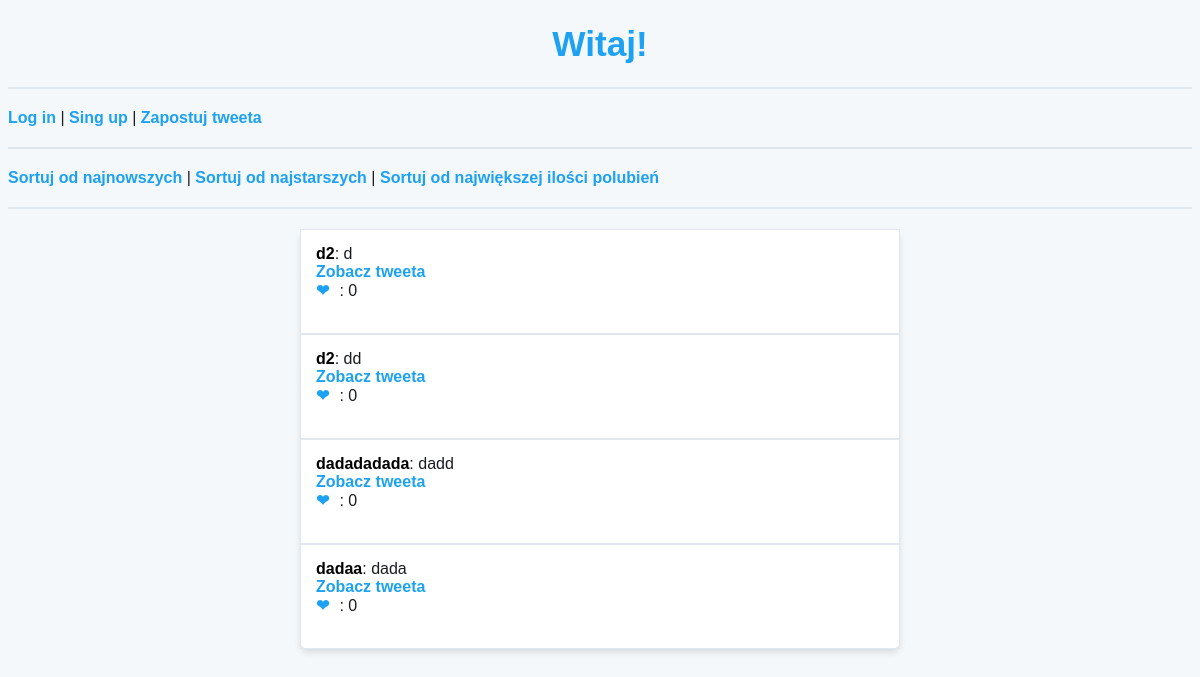
Before: / (signed in) with the older database file.
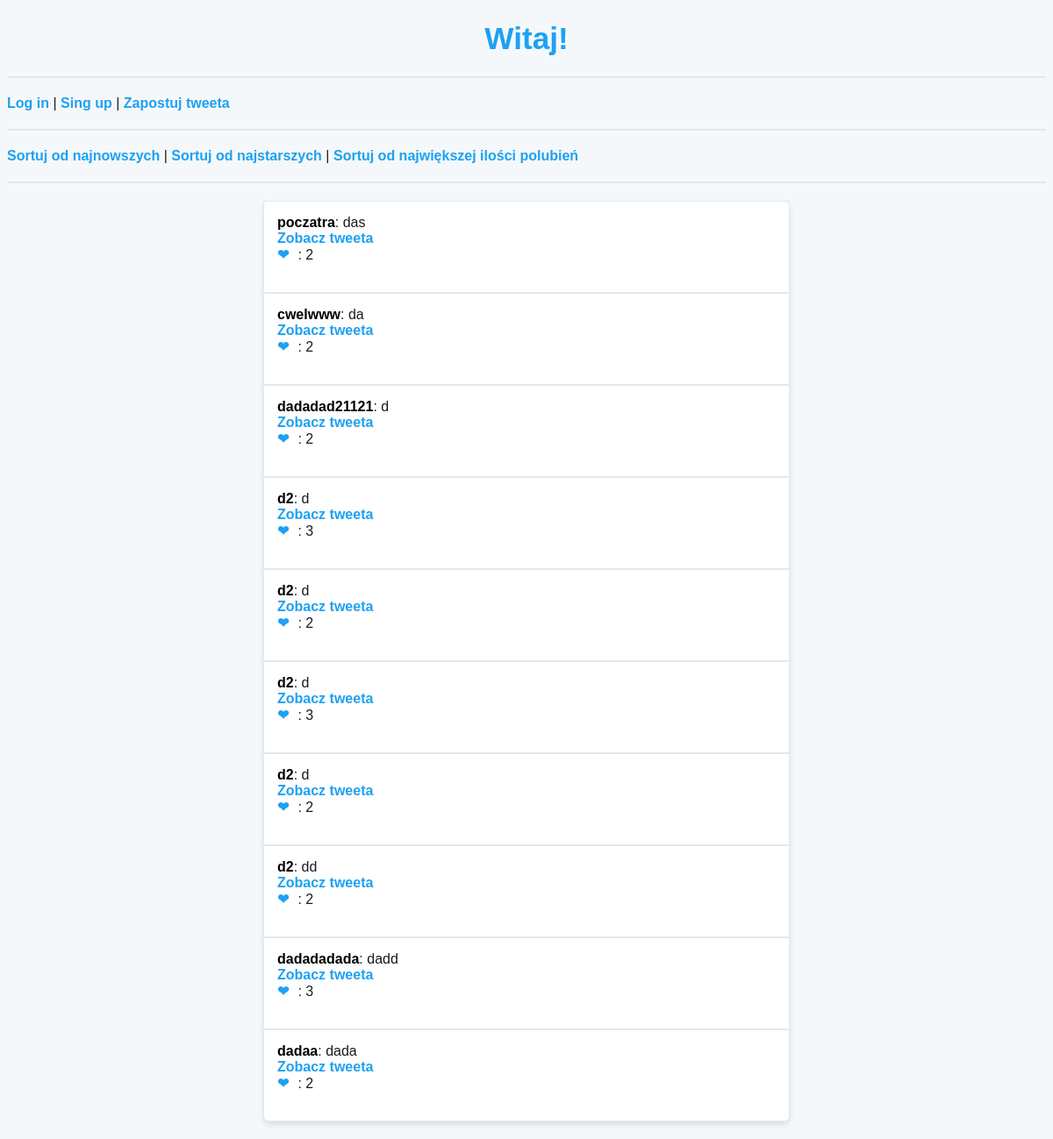
After: the same page with the newer database file.
### tweets/models.py (models this page shows, shortened)
class Tweet(models.Model):
    user = models.ForeignKey(User, on_delete=models.CASCADE)
    content = models.CharField(max_length=280)
    timestamp = models.DateTimeField(auto_now_add=True)
    def likes_count(self):
        return self.likes.count()

### tweets/views.py (the view)
# urls.py: path('', views.homeSite, name='homeSite'),
@login_required
def homeSite(request):
    sort_order = request.GET.get('sort', 'desc')
    sort_by_likes = request.GET.get('likes', None)
    if sort_by_likes:
        tweets = Tweet.objects.annotate(like_count=models.Count('likes')).order_by('-like_count')
    elif sort_order == 'asc':
        tweets = Tweet.objects.all().order_by('timestamp')
    else:
        tweets = Tweet.objects.all().order_by('-timestamp')
    return render(request, 'tweets/homeSite.html', {'tweets': tweets, 'sort_order': sort_order})

### tweets/templates/tweets/homeSite.html (shortened to what this page needs)
<!DOCTYPE html>
<html>
<head>
    {% load static %}
    <link rel="stylesheet" href="{% static 'css/styles.css' %}">
</head>
<body>
    <h1>Witaj!</h1>
    <hr>
    <a href="{% url 'loginSite' %}">Log in</a> |
    <a href="{% url 'signupSite' %}">Sing up</a> |
    <a href="{% url 'postSite' %}">Zapostuj tweeta</a>
    <hr>
    <a href="?sort=desc">Sortuj od najnowszych</a> |
    <a href="?sort=asc">Sortuj od najstarszych</a> |
    <a id="zapsotuj" href="?likes=true">Sortuj od największej ilości polubień</a>
    <hr>
    <ul>
        {% for tweet in tweets %}
        <li>
            <strong>{{ tweet.user.username }}</strong>: {{ tweet.content }}
            <br>
            <a href="{% url 'tweetDetail' tweet.id %}">Zobacz tweeta</a>
            <br>
            <a href="{% url 'like_tweet' tweet.id %}?next=home">❤</a>: {{ tweet.likes_count }}
            <br>
            <br>
        </li>
        {% endfor %}
    </ul>
</body>
</html>

### tweets/static/css/styles.css (style rules this page uses)
body { font-family: Arial, sans-serif; background-color: #f5f8fa; color: #191d20; margin: 0.5; padding: 0; }
h1 { text-align: center; color: #1da1f2; font-size: 2.2rem; }
hr { border: 1px solid #e1e8ed; margin: 20px 0; }
a { color: #1da1f2; text-decoration: none; font-weight: bold; }
ul { list-style: none; padding: 0; margin: 20px auto; max-width: 600px; background: #ffffff; border-radius: 8px; box-shadow: 0 4px 6px rgba(0, 0, 0, 0.1); }
li { padding: 15px; border: 1px solid #e1e8ed; word-wrap: break-word; overflow-wrap: break-word; white-space: normal; max-width: 600px; box-sizing: border-box; }
li a { margin-right: 10px; }
li strong { color: #000000; }

Changed rows visible on the page:
added Tweet: user.username "poczatra", content "das", likes_count "2"
added Tweet: user.username "cwelwww", content "da", likes_count "2"
added Tweet: user.username "dadadad21121", content "d", likes_count "2"
added Tweet: user.username "d2", content "d", likes_count "3"
added Tweet: user.username "d2", content "d", likes_count "2"
added Tweet: user.username "d2", content "d", likes_count "3"
computed for Tweet (number 7 of 10 on the later page): likes_count "0" → "2"
computed for Tweet "dd": likes_count "0" → "2"
computed for Tweet "dadd": likes_count "0" → "3"
computed for Tweet "dada": likes_count "0" → "2"
